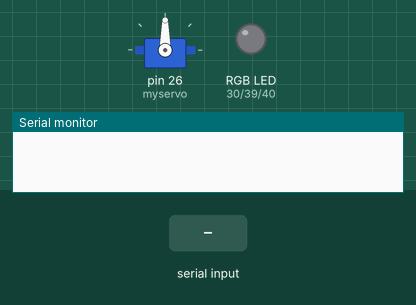
Simulated run of this sketch. Board: Arduino Mega 2560, built with avr-gcc and run on an emulated ATmega2560. Parts: servo, an RGB LED mixed from three pins (HIGH = lit), the last lines printed to the serial monitor. Inputs (shaded band) come from the test bench.

Above: at 1.2 s.
1.3 s: "n" received over Serial
At 1.7 s:
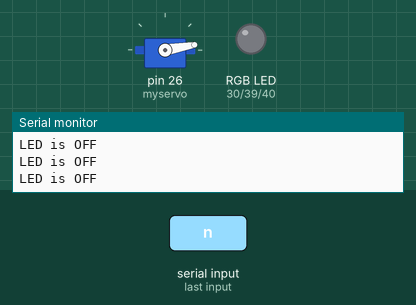
2.8 s: "w" received over Serial
At 3.6 s:
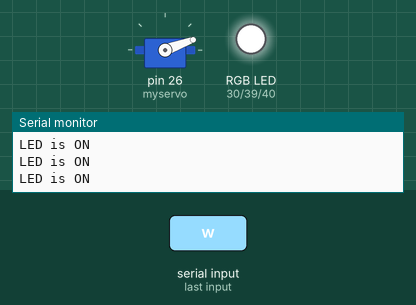
4.3 s: "r" received over Serial
At 5.5 s:
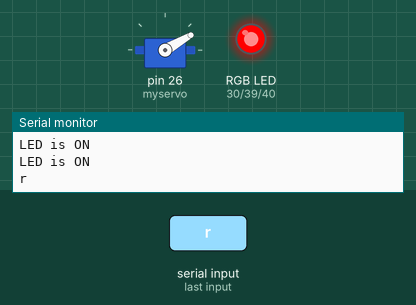
5.8 s: "g" received over Serial
At 6.3 s:
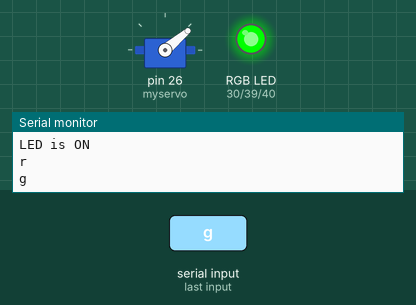
7.3 s: "b" received over Serial
At 8.5 s:
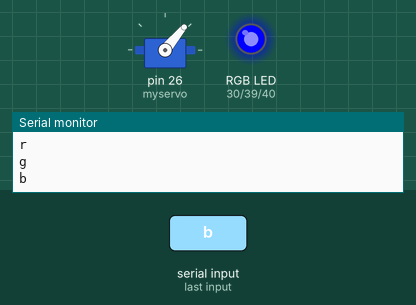
8.8 s: "o" received over Serial
At 9.8 s:
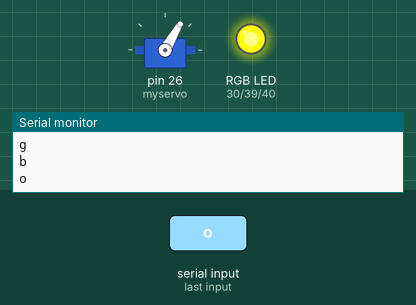
Timing chart, 0 to 11.3 s (numbered marks = the images above; inputs shaded):
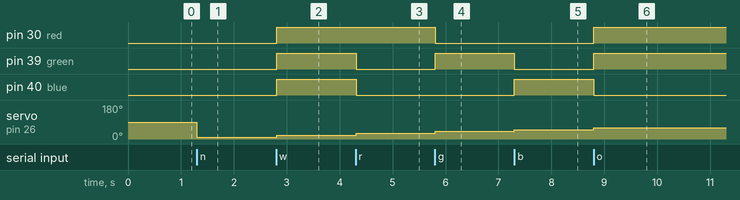

Measured:
- after the input at 1.3 s, servo on pin 26 (myservo): 90° → 10° at once
- after the input at 2.8 s, pin 30 (red), pin 39 (green), pin 40 (blue): LOW → HIGH at once; servo on pin 26 (myservo): 10° → 20° at once
- after the input at 4.3 s, pin 39 (green), pin 40 (blue): HIGH → LOW at once; servo on pin 26 (myservo): 20° → 30° at once
- after the input at 5.8 s, pin 30 (red): HIGH → LOW at once; pin 39 (green): LOW → HIGH at once; servo on pin 26 (myservo): 30° → 40° at once
- after the input at 7.3 s, pin 39 (green): HIGH → LOW at once; pin 40 (blue): LOW → HIGH at once; servo on pin 26 (myservo): 40° → 50° at once
- after the input at 8.8 s, pin 30 (red), pin 39 (green): LOW → HIGH at once; pin 40 (blue): HIGH → LOW at once; servo on pin 26 (myservo): 50° → 60° at once

The sketch:

bluetooth.ino
```cpp
#include <Servo.h>
Servo myservo;  // create servo object to control a servo
int pos = 0;    // variable to store the servo position

//define the RGB pind
const int red = 30;
const int green = 39;
const int blue = 40;

int colorDetect=0;
char received;

void setup()  {
  Serial.begin(9600);     //Start the serial comunication for the bluetooth module
  pinMode(red, OUTPUT);   //Red color pwm pin defined as output
  pinMode(green, OUTPUT); //Green color pwm pin defined as output
  pinMode(blue, OUTPUT);  //Blue color pwm pin defined as output

  //Give first value of the PWM 0, we start with the RGB LEDs off
  analogWrite(red,0);
  analogWrite(green,0);
  analogWrite(blue,0);

  myservo.attach(26);
 }

void loop()  {
  if(Serial.available()>0){
    // read the bluetoot data and store it
    colorDetect = Serial.read();
    char Rec = char(colorDetect);
    if (Rec != '0')
    {
    Serial.println(Rec); //This is to visualise the received character on the serial monitor
    }
  }
  chooseColor(colorDetect);
}


void chooseColor(char color){
  //LEDs off
  if (color == 'n')
  {
    analogWrite(red,0);
    analogWrite(green,0);
    analogWrite(blue,0);
    myservo.write(10);
    Serial.println("LED is OFF");
  }
  //White
  if (color == 'w')
  {
    analogWrite(red,255);
    analogWrite(green,255);
    analogWrite(blue,255);
    myservo.write(20);
    Serial.println("LED is ON");
  }
  //Red
  if (color == 'r')
  {
    analogWrite(red,255);
    analogWrite(green,0);
    analogWrite(blue,0);
    myservo.write(30);
  }
  //Green
  if (color == 'g')
  {
    analogWrite(red,0);
    analogWrite(green,255);
    analogWrite(blue,0);
    myservo.write(40);
  }
  //Blue
  if (color == 'b')
  {
    analogWrite(red,0);
    analogWrite(green,0);
    analogWrite(blue,255);
    myservo.write(50);
  }
  //Orange
  if (color == 'o')
  {
    analogWrite(red,255);
    analogWrite(green,153);
    analogWrite(blue,0);
    myservo.write(60);
  }
  //Violet
  if (color == 'v')
  {
    analogWrite(red,102);
    analogWrite(green,0);
    analogWrite(blue,153);
    myservo.write(70);
  }
  //Cyan
  if (color == 'c')
  {
    analogWrite(red,0);
    analogWrite(green,255);
    analogWrite(blue,255);
    myservo.write(80);
  }
  //Yellow
  if (color == 'y')
  {
    analogWrite(red,255);
    analogWrite(green,204);
    analogWrite(blue,0);
    myservo.write(90);
  }
}
```
